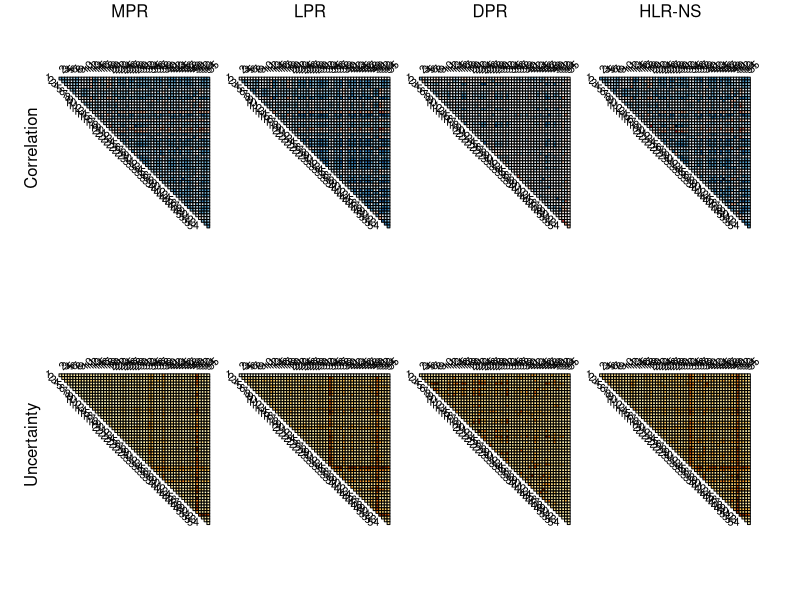

Generate this figure with R:
###########################
###### Load Packages ######
###########################

library(corrplot)
library(openxlsx)
library(ggplot2)
library(RColorBrewer)

###########################
###### Read in csvs #######
###########################

# # Pollock mean/lower/upper/uncertainty
# 
# Pollock_Rho_Mean <- read.csv("Rho_mean_Frog_Pollock.csv")
# rownames(Pollock_Rho_Mean) <- Pollock_Rho_Mean[,1]
# Pollock_Rho_Mean <- Pollock_Rho_Mean[,-1]
# Pollock_Rho_Mean <- as.matrix(Pollock_Rho_Mean)
# colnames(Pollock_Rho_Mean) <- rownames(Pollock_Rho_Mean) <- 1:ncol(Pollock_Rho_Mean)
# 
# Pollock_Rho_Lower <- read.csv("Rho_lower_Frog_Pollock.csv")
# rownames(Pollock_Rho_Lower) <- Pollock_Rho_Lower[,1]
# Pollock_Rho_Lower <- Pollock_Rho_Lower[,-1]
# Pollock_Rho_Lower <- as.matrix(Pollock_Rho_Lower)
# colnames(Pollock_Rho_Lower) <- rownames(Pollock_Rho_Lower) <- 1:ncol(Pollock_Rho_Lower)
# 
# Pollock_Rho_Upper <- read.csv("Rho_upper_Frog_Pollock.csv")
# rownames(Pollock_Rho_Upper) <- Pollock_Rho_Upper[,1]
# Pollock_Rho_Upper <- Pollock_Rho_Upper[,-1]
# Pollock_Rho_Upper <- as.matrix(Pollock_Rho_Upper)
# colnames(Pollock_Rho_Upper) <- rownames(Pollock_Rho_Upper) <- 1:ncol(Pollock_Rho_Upper)
# 
# Uncertainty_Pollock <- Pollock_Rho_Upper - Pollock_Rho_Lower
# colnames(Uncertainty_Pollock) <- rownames(Uncertainty_Pollock) <- 1:ncol(Uncertainty_Pollock)
# Uncertainty_Pollock <- as.matrix(Uncertainty_Pollock)

# BayesComm mean/lower/upper/uncertainty

BayesComm_Rho_Mean <- read.csv("Rho_mean_Butterfly_BayesComm.csv")
rownames(BayesComm_Rho_Mean) <- BayesComm_Rho_Mean[,1]
BayesComm_Rho_Mean <- BayesComm_Rho_Mean[,-1]
BayesComm_Rho_Mean <- as.matrix(BayesComm_Rho_Mean)
colnames(BayesComm_Rho_Mean) <- rownames(BayesComm_Rho_Mean) <- 1:ncol(BayesComm_Rho_Mean)

BayesComm_Rho_Lower <- read.csv("Rho_lower_Butterfly_BayesComm.csv")
rownames(BayesComm_Rho_Lower) <- BayesComm_Rho_Lower[,1]
BayesComm_Rho_Lower <- BayesComm_Rho_Lower[,-1]
BayesComm_Rho_Lower <- as.matrix(BayesComm_Rho_Lower)
colnames(BayesComm_Rho_Lower) <- rownames(BayesComm_Rho_Lower) <- 1:ncol(BayesComm_Rho_Lower)

BayesComm_Rho_upper <- read.csv("Rho_upper_Butterfly_BayesComm.csv")
rownames(BayesComm_Rho_upper) <- BayesComm_Rho_upper[,1]
BayesComm_Rho_upper <- BayesComm_Rho_upper[,-1]
BayesComm_Rho_upper <- as.matrix(BayesComm_Rho_upper)
colnames(BayesComm_Rho_upper) <- rownames(BayesComm_Rho_upper) <- 1:ncol(BayesComm_Rho_upper)

Uncertainty_BayesComm <- BayesComm_Rho_upper - BayesComm_Rho_Lower
colnames(Uncertainty_BayesComm) <- rownames(Uncertainty_BayesComm) <- 1:ncol(Uncertainty_BayesComm)
Uncertainty_BayesComm <- as.matrix(Uncertainty_BayesComm)

# # Ovaskainen mean/lower/upper/uncertainty
# 
# Ovaskainen_Rho_Mean <- read.xlsx("R1_Frog_Ovaskainen.xlsx",sheetIndex = 1, header = T)
# rownames(Ovaskainen_Rho_Mean) <- Ovaskainen_Rho_Mean[,1]
# Ovaskainen_Rho_Mean <- Ovaskainen_Rho_Mean[,-1]
# Ovaskainen_Rho_Mean <- as.matrix(Ovaskainen_Rho_Mean)
# colnames(Ovaskainen_Rho_Mean) <- rownames(Ovaskainen_Rho_Mean) <- 1:ncol(Ovaskainen_Rho_Mean)
# 
# Ovaskainen_Rho_Lower <- read.xlsx("R1_Frog_Ovaskainen.xlsx",sheetIndex = 5, header = T)
# rownames(Ovaskainen_Rho_Lower) <- Ovaskainen_Rho_Lower[,1]
# Ovaskainen_Rho_Lower <- Ovaskainen_Rho_Lower[,-1]
# Ovaskainen_Rho_Lower <- as.matrix(Ovaskainen_Rho_Lower)
# colnames(Ovaskainen_Rho_Lower) <- rownames(Ovaskainen_Rho_Lower) <- 1:ncol(Ovaskainen_Rho_Lower)
# 
# Ovaskainen_Rho_Upper <- read.xlsx("R1_Frog_Ovaskainen.xlsx",sheetIndex = 6, header = T)
# rownames(Ovaskainen_Rho_Upper) <- Ovaskainen_Rho_Upper[,1]
# Ovaskainen_Rho_Upper <- Ovaskainen_Rho_Upper[,-1]
# Ovaskainen_Rho_Upper <- as.matrix(Ovaskainen_Rho_Upper)
# colnames(Ovaskainen_Rho_Upper) <- rownames(Ovaskainen_Rho_Upper) <- 1:ncol(Ovaskainen_Rho_Upper)
# 
# Uncertainty_Ovaskainen <- Ovaskainen_Rho_Upper - Ovaskainen_Rho_Lower
# colnames(Uncertainty_Ovaskainen) <- rownames(Uncertainty_Ovaskainen) <- 1:ncol(Uncertainty_Ovaskainen)
# Uncertainty_Ovaskainen <- as.matrix(Uncertainty_Ovaskainen)

# Ovaskainen mean/lower/upper/uncertainty

OvaskainenNS_Rho_Mean <- openxlsx::read.xlsx("R1_Butterfly_OvaskainenNS.xlsx",
                                             sheet = 1,
                                             colNames = TRUE)
rownames(OvaskainenNS_Rho_Mean) <- OvaskainenNS_Rho_Mean[,1]
OvaskainenNS_Rho_Mean <- OvaskainenNS_Rho_Mean[,-1]
OvaskainenNS_Rho_Mean <- as.matrix(OvaskainenNS_Rho_Mean)
colnames(OvaskainenNS_Rho_Mean) <- rownames(OvaskainenNS_Rho_Mean) <- 1:ncol(OvaskainenNS_Rho_Mean)

OvaskainenNS_Rho_Lower <- openxlsx::read.xlsx("R1_Butterfly_OvaskainenNS.xlsx",
                                              sheet = 5,
                                              colNames = TRUE)
rownames(OvaskainenNS_Rho_Lower) <- OvaskainenNS_Rho_Lower[,1]
OvaskainenNS_Rho_Lower <- OvaskainenNS_Rho_Lower[,-1]
OvaskainenNS_Rho_Lower <- as.matrix(OvaskainenNS_Rho_Lower)
colnames(OvaskainenNS_Rho_Lower) <- rownames(OvaskainenNS_Rho_Lower) <- 1:ncol(OvaskainenNS_Rho_Lower)

OvaskainenNS_Rho_Upper <- openxlsx::read.xlsx("R1_Butterfly_OvaskainenNS.xlsx",
                                              sheet = 6,
                                              colNames = TRUE)
rownames(OvaskainenNS_Rho_Upper) <- OvaskainenNS_Rho_Upper[,1]
OvaskainenNS_Rho_Upper <- OvaskainenNS_Rho_Upper[,-1]
OvaskainenNS_Rho_Upper <- as.matrix(OvaskainenNS_Rho_Upper)
colnames(OvaskainenNS_Rho_Upper) <- rownames(OvaskainenNS_Rho_Upper) <- 1:ncol(OvaskainenNS_Rho_Upper)

Uncertainty_OvaskainenNS <- OvaskainenNS_Rho_Upper - OvaskainenNS_Rho_Lower
colnames(Uncertainty_OvaskainenNS) <- rownames(Uncertainty_OvaskainenNS) <- 1:ncol(Uncertainty_OvaskainenNS)
Uncertainty_OvaskainenNS <- as.matrix(Uncertainty_OvaskainenNS)

# Clark mean/lower/upper/uncertainty

Clark_Rho_Mean <- read.csv("Rho_mean_Butterflies_Clark.csv")
rownames(Clark_Rho_Mean) <- Clark_Rho_Mean[,1]
Clark_Rho_Mean <- Clark_Rho_Mean[,-1]
Clark_Rho_Mean <- as.matrix(Clark_Rho_Mean)
colnames(Clark_Rho_Mean) <- rownames(Clark_Rho_Mean) <- 1:ncol(Clark_Rho_Mean)

Clark_Rho_Lower <- read.csv("Rho_lower_Butterflies_Clark.csv")
rownames(Clark_Rho_Lower) <- Clark_Rho_Lower[,1]
Clark_Rho_Lower <- Clark_Rho_Lower[,-1]
Clark_Rho_Lower <- as.matrix(Clark_Rho_Lower)
colnames(Clark_Rho_Lower) <- rownames(Clark_Rho_Lower) <- 1:ncol(Clark_Rho_Lower)

Clark_Rho_upper <- read.csv("Rho_upper_Butterflies_Clark.csv")
rownames(Clark_Rho_upper) <- Clark_Rho_upper[,1]
Clark_Rho_upper <- Clark_Rho_upper[,-1]
Clark_Rho_upper <- as.matrix(Clark_Rho_upper)
colnames(Clark_Rho_upper) <- rownames(Clark_Rho_upper) <- 1:ncol(Clark_Rho_upper)

Uncertainty_Clark <- Clark_Rho_upper - Clark_Rho_Lower
colnames(Uncertainty_Clark) <- rownames(Uncertainty_Clark) <- 1:ncol(Uncertainty_Clark)
Uncertainty_Clark <- as.matrix(Uncertainty_Clark)

# boral mean/lower/upper/uncertainty

boral_Rho_Mean <- read.csv("Rho_mean_Butterfly_boral.csv")
rownames(boral_Rho_Mean) <- boral_Rho_Mean[,1]
boral_Rho_Mean <- boral_Rho_Mean[,-1]
boral_Rho_Mean <- as.matrix(boral_Rho_Mean)
colnames(boral_Rho_Mean) <- rownames(boral_Rho_Mean) <- 1:ncol(boral_Rho_Mean)

boral_Rho_Lower <- read.csv("Rho_lower_Butterfly_boral.csv")
rownames(boral_Rho_Lower) <- boral_Rho_Lower[,1]
boral_Rho_Lower <- boral_Rho_Lower[,-1]
boral_Rho_Lower <- as.matrix(boral_Rho_Lower)
colnames(boral_Rho_Lower) <- rownames(boral_Rho_Lower) <- 1:ncol(boral_Rho_Lower)

boral_Rho_upper <- read.csv("Rho_upper_Butterfly_boral.csv")
rownames(boral_Rho_upper) <- boral_Rho_upper[,1]
boral_Rho_upper <- boral_Rho_upper[,-1]
boral_Rho_upper <- as.matrix(boral_Rho_upper)
colnames(boral_Rho_upper) <- rownames(boral_Rho_upper) <- 1:ncol(boral_Rho_upper)

Uncertainty_boral <- boral_Rho_upper - boral_Rho_Lower
colnames(Uncertainty_boral) <- rownames(Uncertainty_boral) <- 1:ncol(Uncertainty_boral)
Uncertainty_boral <- as.matrix(Uncertainty_boral)

###########################
#### Correlation plots ####
###########################

#png(filename = "Correlation Plot Frogs.png", units = "in", width = 12, height = 7, res = 72)

pdf(file = "Correlation Plot Butterflies.pdf", width = 24, height = 15)
par(mfrow = c(2,4), mar = c(4,2,4,2), oma = c(0.5,3,0,3))

corrplot(BayesComm_Rho_Mean,                       # BayesComm correlation
         type = "upper",
         method = "color",
         tl.col = "black",
         tl.srt = 45,
         tl.cex = 1,
         tl.offset = 0.6,
         diag = F,
         outline = T,
         cl.cex = 1,
         cl.align.text = "l",
         cl.pos = "n")
mtext("MPR", side = 3, line = 2.5)
mtext("Correlation", side = 2, outer = F, line = 2)

# corrplot(Pollock_Rho_Mean,                          # Pollock correlation
#          type = "upper",
#          method = "color",
#          tl.col = "black",
#          tl.srt = 0,
#          tl.cex = 1.2,
#          tl.offset = 0.6,
#          diag = F,
#          outline = T,
#          cl.cex = 1,
#          cl.align.text = "l",
#          cl.pos = "n")
# mtext("Pollock", side = 3, line = 2.5)

corrplot(boral_Rho_Mean,                          # boral correlation
         type = "upper",
         method = "color",
         tl.col = "black",
         tl.srt = 45,
         tl.cex = 1,
         tl.offset = 0.6,
         diag = F,
         outline = T,
         cl.cex = 1,
         cl.align.text = "l",
         cl.pos = "n")
mtext("LPR", side = 3, line = 2.5)

corrplot(Clark_Rho_Mean,                          # Clark correlation
         type = "upper",
         method = "color",
         tl.col = "black",
         tl.srt = 45,
         tl.cex = 1,
         tl.offset = 0.6,
         diag = F,
         outline = T,
         cl.cex = 1,
         cl.align.text = "l",
         cl.pos = "n")
mtext("DPR", side = 3, line = 2.5)

# corrplot(Ovaskainen_Rho_Mean,                       # Ovaskainen correlation
#          type = "upper",
#          method = "color",
#          tl.col = "black",
#          tl.srt = 0,
#          tl.cex = 1.2,
#          tl.offset = 0.6,
#          diag = F,
#          outline = T,
#          cl.cex = 1,
#          cl.align.text = "l",
#          cl.pos = "n")
# mtext("Ovaskainen", side = 3, line = 2.5)

corrplot(OvaskainenNS_Rho_Mean,                     # OvaskainenNS correlation
         type = "upper",
         method = "color",
         tl.col = "black",
         tl.srt = 45,
         tl.cex = 1,
         tl.offset = 0.6,
         diag = F,
         outline = T,
         cl.cex = 1,
         cl.align.text = "l",
         cl.pos = "n")
mtext("HLR-NS", side = 3, line = 2.5)

# Uncertainty plots

corrplot(Uncertainty_BayesComm,                     # BayesComm uncertainty
         is.corr = F,
         type = "upper",
         method = "color",
         tl.col = "black",
         tl.srt = 45,
         tl.cex = 1,
         tl.offset = 0.6,
         diag = F,
         cl.lim = c(0,1.5),
         outline = T,
         cl.cex = 1,
         cl.align.text = "l",
         cl.pos = "n")
mtext("Uncertainty", side = 2, outer = F, line = 2)

# corrplot(Uncertainty_Pollock,                       # Pollock uncertainty
#          is.corr = F,
#          type = "upper",
#          method = "color",
#          tl.col = "black",
#          tl.srt = 0,
#          tl.cex = 1.2,
#          tl.offset = 0.6,
#          diag = F,
#          cl.lim = c(0,1.5),
#          outline = T,
#          cl.cex = 1,
#          cl.align.text = "l",
#          cl.pos = "n")

corrplot(Uncertainty_boral,                       # boral uncertainty
         is.corr = F,
         type = "upper",
         method = "color",
         tl.col = "black",
         tl.srt = 45,
         tl.cex = 1,
         tl.offset = 0.6,
         diag = F,
         cl.lim = c(0,2),
         outline = T,
         cl.cex = 1,
         cl.align.text = "l",
         cl.pos = "n")

corrplot(Uncertainty_Clark,                       # Clark uncertainty
         is.corr = F,
         type = "upper",
         method = "color",
         tl.col = "black",
         tl.srt = 45,
         tl.cex = 1,
         tl.offset = 0.6,
         diag = F,
         cl.lim = c(0,1.5),
         outline = T,
         cl.cex = 1,
         cl.align.text = "l",
         cl.pos = "n")

# corrplot(Uncertainty_Ovaskainen,                    # Ovaskainen uncertainty
#          is.corr = F,
#          type = "upper",
#          method = "color",
#          tl.col = "black",
#          tl.srt = 0,
#          tl.cex = 1.2,
#          tl.offset = 0.6,
#          diag = F,
#          cl.lim = c(0,1.5),
#          outline = T,
#          cl.cex = 1,
#          cl.align.text = "l",
#          cl.pos = "n")

corrplot(Uncertainty_OvaskainenNS,                  # OvaskainenNS uncertainty
         is.corr = F,
         type = "upper",
         method = "color",
         tl.col = "black",
         tl.srt = 45,
         tl.cex = 1,
         tl.offset = 0.6,
         diag = F,
         cl.lim = c(0,1.5),
         outline = T,
         cl.cex = 1,
         cl.align.text = "l",
         cl.pos = "n")

dev.off()
